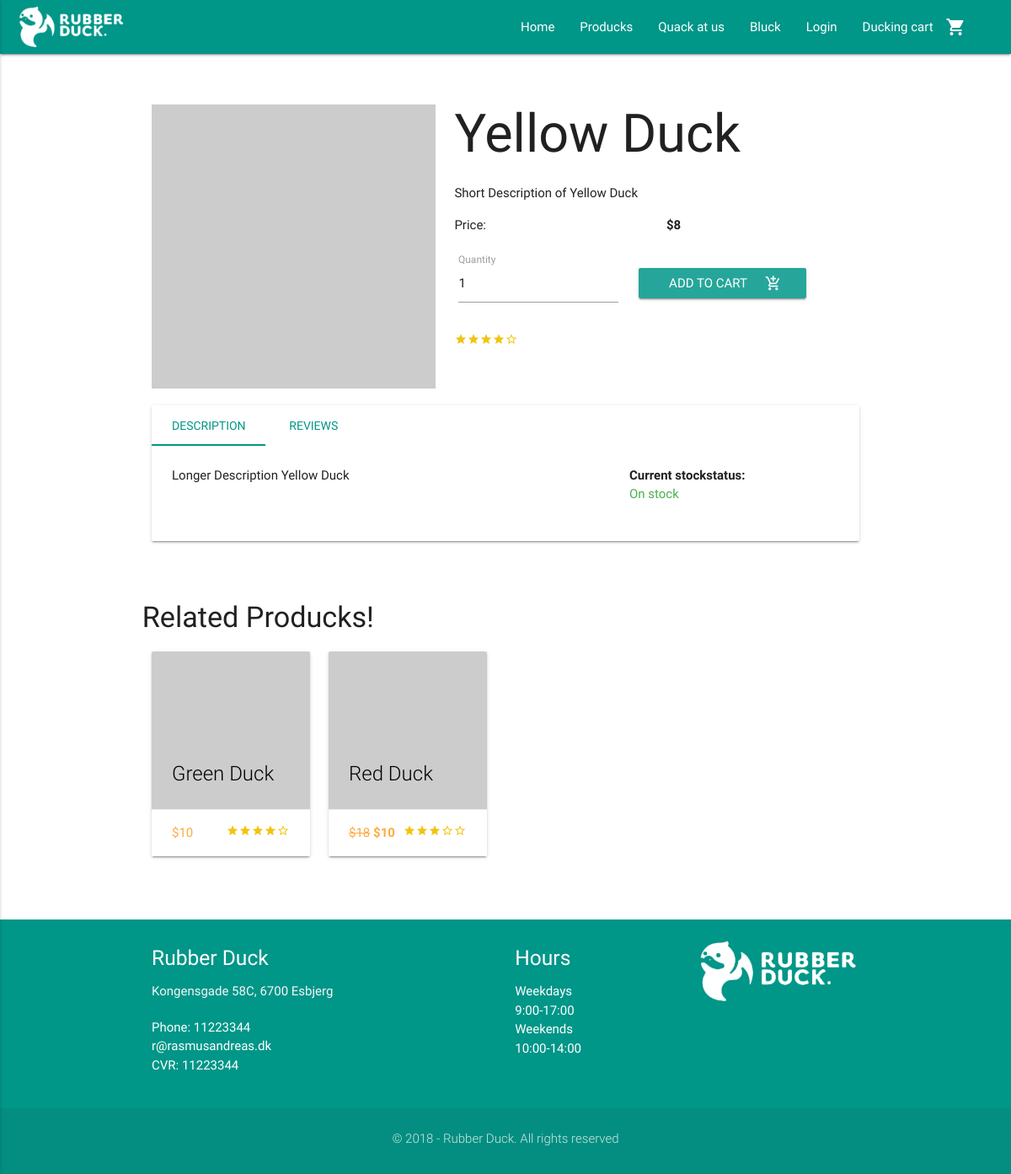
Screenshot of /view/product.php?item=1113 with the database file from the repository.
### tables this page shows
CREATE TABLE BasicPageInfo (
  CVR int NOT NULL PRIMARY KEY,
  LogoURL varchar(255) NOT NULL,
  ShopName varchar(255) NOT NULL,
  AboutUsText TEXT NULL,
  Email varchar(255) NULL,
  Phone int NULL,
  Street varchar(255) NULL,
  HouseNumber varchar(255) NULL,
  StripeToken varchar(255) NULL,
  ProductsSeoTitle varchar(255) NULL,
  ProductsMetaDescription varchar(255) NULL,
  BlogSeoTitle varchar(255) NULL,
  BlogMetaDescription varchar(255) NULL,
  ContactSeoTitle varchar(255) NULL,
  ContactMetaDescription varchar(255) NULL,
  HomeSeoTitle varchar(255) NULL,
  HomeMetaDescription varchar(255) NULL,
  ZipCode int(20) NOT NULL  
);

CREATE TABLE ProductImg (
  ItemNumber varchar(255) NOT NULL,
  ImgID int NOT NULL,
  IsPrimary boolean NULL,
  CONSTRAINT PK_DisplaysOnProduct PRIMARY KEY (ItemNumber, ImgID),
  FOREIGN KEY (ItemNumber) REFERENCES Product (ItemNumber),
  FOREIGN KEY (ImgID) REFERENCES ImgGallery (ImgID)
);

CREATE TABLE Product (
  ItemNumber varchar(255) NOT NULL PRIMARY KEY,
  ProductName varchar(255) NOT NULL,
  StockStatus int NOT NULL,
  ShortDescription varchar(255) NOT NULL,
  LongDescription TEXT NOT NULL,
  Price FLOAT(2) NOT NULL,
  OfferPrice FLOAT(2) NULL,
  SeoTitle varchar(255) NULL,
  MetaDescription varchar(255) NULL,
  ProductStatus boolean NOT NULL,
  CreationDate DATE NOT NULL,
  UserEmail varchar(255) NOT NULL,  
  ProductCategoryID int NOT NULL  
);

CREATE TABLE ZipCode (
    ZipCode int(20) NOT NULL PRIMARY KEY,
    City varchar(255)
);

CREATE TABLE Hours (
  HoursID int AUTO_INCREMENT NOT NULL PRIMARY KEY,
  Open varchar(255) NOT NULL,
  Close varchar(255) NOT NULL,
  Day varchar(255) NULL
);

### model/contactDAO.php (called while the page is built, shortened)
<?php
    function getPageInfo() {
        try {
            $conn = DB::connect();
            $handle = $conn->prepare("SELECT BasicPageInfo.* , ZipCode.City FROM `BasicPageInfo` INNER JOIN ZipCode ON ZipCode.ZipCode = BasicPageInfo.ZipCode");
            $handle->execute();
            $result = $handle->fetchAll( \PDO::FETCH_ASSOC );
            return $result;
        }
        catch(\PDOException $ex) {
            return print($ex->getMessage());
        }
    }
    function getHours() {
        try {
            $conn = DB::connect();
            $handle = $conn->prepare("SELECT * FROM Hours");
            $handle->execute();
            $result = $handle->fetchAll( \PDO::FETCH_ASSOC );
            return $result;
        }
        catch(\PDOException $ex) {
            return print($ex->getMessage());
        }
    }

### includes/loginCustomer/session.php (called while the page is built, shortened)
<?php
	function logged_in() {
		return isset($_SESSION['CustomerEmail']);
	}
?>

### admin/class/Security.php (called while the page is built)
<?php
class Security {
  static function secureString($input) {
    $nohtml = filter_var($input, FILTER_SANITIZE_STRING);
    $trimmed = trim($nohtml);
    return $trimmed;
  }
}

### model/productDAO.php (called while the page is built, shortened)
<?php
function getCurrentProduct($itemNumber) {
    try {
        $conn = DB::connect();
        $secItem = Security::secureString($itemNumber);
        $statement = "SELECT Product.*, ImgGallery.URL, ProductImg.IsPrimary FROM Product INNER JOIN ProductImg ON ProductImg.ItemNumber = Product.ItemNumber INNER JOIN ImgGallery ON ImgGallery.ImgID = ProductImg.ImgID WHERE Product.ItemNumber = :ItemNumber";
        $handle = $conn->prepare($statement);
        $handle->bindParam(":ItemNumber", $secItem);
        $handle->execute();
        $result = $handle->fetchAll( \PDO::FETCH_ASSOC );
        return $result;
    }
    catch(\PDOException $ex) {
        return print($ex->getMessage());
    }
}
function getRelatedProducts($productCat, $itemNumber) {
    try {
        $conn = DB::connect();
        $itemNumber = Security::secureString($itemNumber);
        $productCat = Security::secureString($productCat);
        $statement = "SELECT ProductImg.IsPrimary, ImgGallery.*, Product.* FROM `Product` INNER JOIN `ProductImg` ON Product.ItemNumber = ProductImg.ItemNumber INNER JOIN `ImgGallery` ON ProductImg.ImgID = ImgGallery.ImgID WHERE IsPrimary = 1 AND Product.ProductStatus = 1 AND Product.ProductCategoryID = :ProductCategoryID AND NOT Product.ItemNumber = :ItemNumber LIMIT 4";
        $handle = $conn->prepare($statement);
        $handle->bindParam(":ProductCategoryID", $productCat);
        $handle->bindParam(":ItemNumber", $itemNumber);
        $handle->execute();
        $result = $handle->fetchAll( \PDO::FETCH_ASSOC );
        return $result;
    }
    catch(\PDOException $ex) {
        return print($ex->getMessage());
    }
}

### view/product.php (the view, shortened to what this page needs)
<?php
require_once("../includes/header.php");
require_once("../model/productDAO.php");
require_once('../model/productsDAO.php');
$productImgs = getCurrentProduct($_GET["item"]);
$currentItem = $productImgs[0];
  ?>
  <?php
$related = getRelatedProducts($currentItem["ProductCategoryID"], $currentItem["ItemNumber"]);
?>
  <div class="container product-container">
    <div class="row">
      <div class="col s12 m5 product-img">
        <div class="productimage-cnt">
            <?php foreach ($productImgs as $img) {
                if($img["IsPrimary"] == 1) { ?>
                    <img class="responsive-img materialboxed primary-img" src="<?php echo $img["URL"]; ?>" alt="<?php echo $currentItem["ProductName"]; ?>">
                <?php }
              } ?>
        </div>
      </div>
      <div class="col s12 m7">
        <h1 class="product-title"><?php echo $currentItem["ProductName"]; ?></h1>
        <div class="short-desc">
          <?php echo $currentItem["ShortDescription"]; ?>
        </div>
        <div class="row">
          <div class="col s6">
            <p>Price:</p>
          </div>
          <div class="col s6 right">
            <?php
            if ($currentItem["OfferPrice"] != NULL && $currentItem["OfferPrice"] != 0) {
            ?>
            <p><strike>$<?php echo $currentItem["Price"]; ?></strike><b> $<?php echo $currentItem["OfferPrice"]; ?></b></p>
            <?php
            } else {
            ?>
            <p><b>$<?php echo $currentItem["Price"]; ?></b></p>
            <?php
            }
            ?>
          </div>
          <div class="col s12">
            <form class="" action="" method="post">
              <div class="input-field inline cart_quantity">
                <input name="amount" id="quantity" type="number" value="1">
                <label for="quantity">Quantity</label>
              </div>
              <a class="waves-effect waves-light btn cart-btt"><input class="presscart" type="submit" name="submitcart" value="Add to cart"><i class="material-icons right">add_shopping_cart</i></a>
            </form>
          </div>
          <div class="col s12 avr-review">
            <?php
              echo getReviewForProduct($_GET["item"]);
            ?>
          </div>
        </div>
      </div>
    </div>
    <div class="card">
      <div class="card-tabs">
        <ul class="tabs">
          <li class="tab"><a href="#description">Description</a></li>
          <li class="tab"><a href="#reviews">Reviews</a></li>
        </ul>
      </div>
      <div class="card-content">
        <div id="description">
          <div class="row">
            <div class="col s12 m8">
              <?php echo $currentItem["LongDescription"]; ?>
            </div>
            <div class="col s12 m4">
              <p><b>Current stockstatus:</b></p>
              <?php
              if ($currentItem["StockStatus"] > 50) {
                echo "<p class='green-text'>On stock</p>";
              } else if ($currentItem["StockStatus"] > 10) {
                echo "<p class='yellow-text'>Low stock!</p>";
              } else {
                echo "<p class='red-text'>Almost out of stock!</p>";
              }
              ?>
            </div>
          </div>
        </div>
      </div>
    </div>
      <div class="outer row">
              <h4>Related Producks!</h4>
              <?php
              foreach($related as $row) {
                  $itemNumber = $row["ItemNumber"];
                  ?>
                  <a href="product.php?item=<?php echo $itemNumber; ?>">
                      <div class="col m3 s12">
                          <div class="card">
                              <div class="card-image">
                                  <img src="<?php echo $row["URL"]; ?>">
                                  <span class="card-title" style="color: #000000;"><?php echo $row["ProductName"]; ?></span>
                              </div>
                              <div class="card-action">
                                  <?php if ($row["OfferPrice"] != NULL && $row["OfferPrice"] != 0) {
                                      ?>
                                      <p class="price"><strike>$<?php echo $row["Price"]; ?></strike><b> $<?php echo
                                              $row["OfferPrice"];
                                              ?></b></p>
                                      <?php
                                  } else {
                                      ?>
                                      <p class="price">$<?php echo $row["Price"]; ?></p>
                                      <?php
                                  }
                                  ?>
                                  <div class="stars right">
                                      <?php
                                      echo getReviewForProduct($itemNumber);
                                      ?>
                                  </div>
                              </div>
                          </div>
                      </div>
                  </a>
                  <?php
              }
              ?>
      </div>
  </div>
<?php require_once("../includes/footer.php") ?>

### includes/header.php (shortened to what this page needs)
<?php
require_once("../admin/class/Security.php");
require_once("../includes/loginCustomer/session.php");
require_once("../model/contactDAO.php");
$pageInfo = getPageInfo();
?>
<!DOCTYPE html>
  <html>
    <html lang="en">
    <head>
      <?php require_once("../includes/seo.php"); ?>
      <link type="text/css" rel="stylesheet" href="../css/materialize.min.css"  media="screen,projection"/>
      <link type="text/css" rel="stylesheet" href="../css/custom/custom.css" />
    </head>
    <body>
      <nav class="teal">
        <div class="nav-wrapper">
            <?php if(isset($pageInfo[0]["LogoURL"]) && !empty($pageInfo[0]["LogoURL"])) : ?>
              <a href="../index.php" class="brand-logo"><img class="responsive-img" style="max-height: 64px!important; padding: 4px 0!important;" src="<?php echo $pageInfo[0]['LogoURL']; ?>"></a>
            <?php elseif(isset($pageInfo[0]["ShopName"]) && !empty($pageInfo[0]["ShopName"])) : ?>
              <a href="../index.php" class="brand-logo"><?php echo $pageInfo[0]["ShopName"]; ?></a>
            <?php else : ?>
              <a href="../index.php" class="brand-logo">Shopname</a>
            <?php endif; ?>
          <ul class="right hide-on-med-and-down">
            <li><a href="../index.php">Home</a></li>
            <li><a href="products.php">Producks</a></li>
            <li><a href="contact.php">Quack at us</a></li>
            <li><a href="blog.php">Bluck</a></li>
            <?php
              if (logged_in() == true) {
            ?>
            <li><a class="dropdown-button" href="" data-activates="dropdown1"><?php echo $_SESSION["FirstName"]; ?><i class="material-icons right">arrow_drop_down</i></a></li>
            <?php
              } else {
            ?>
            <li><a href="login.php">Login</a></li>
            <?php
              }
            ?>
            <li><a href="cart.php">Ducking cart<i class="material-icons right">shopping_cart</i></a></li>
            <?php
              if(isset($_SESSION["cart"])) {
                $amountInCart = count($_SESSION["cart"]);
                if ($amountInCart > 0) {
                ?>
                  <li class="cartamount"><a class="cartamount"><?php echo $amountInCart; ?></a></li>
                <?php
                } else {
                  ?>
                    <li class="cartamount"><a class="cartamount" style="color: transparent;">0</a></li>
                  <?php
                }
              } else {
                ?>
                  <li class="cartamount"><a class="cartamount" style="color: transparent;">0</a></li>
                <?php
              }
            ?>
          </ul>
        </div>
      </nav>

### model/productsDAO.php (shortened to what this page needs)
<?php
function getReviewForProduct($itemNumber) {
    try {
         $conn = DB::connect();
         $secItem = Security::secureString($itemNumber);
         $ratingResult = "SELECT `Rating` FROM `Review` WHERE ItemNumber = :ItemNumber";
         $handle = $conn->prepare($ratingResult);
         $handle->bindParam("ItemNumber",$secItem);
         $handle->execute();
         $ratings = $handle->fetchAll( \PDO::FETCH_ASSOC );
         $rated = 0;
         $divide = count($ratings);
         foreach ($ratings as $ratingrow) {
             $rating = $ratingrow["Rating"];
             $rated = $rated + $rating;
         }
         if ($divide > 0) {
             $rated = $rated / $divide;
             $rated = round($rated);
             $i = 1;
             $ratedRemaining = 5 - $rated;
             $i2 = 1;
             while ($i <= $rated) {
                 echo "<i class='material-icons tiny rated'>star</i>";
                 $i++;
             }
             while($i2 <= $ratedRemaining) {
                 echo "<i class='material-icons tiny rated'>star_border</i>";
                 $i2++;
             }
         } else {
             $i3 = 1;
             while($i3 <= 5) {
                 echo "<i class='material-icons tiny rated'>star_border</i>";
                 $i3++;
             }
         }
     } catch(\PDOException $ex) {
         print($ex->getMessage());
     }
}
?>

### includes/footer.php (shortened to what this page needs)
<?php require_once ('../model/contactDAO.php');
$pageInfo = getPageInfo();
$hours = getHours();
?>
<footer class="page-footer teal">
      <div class="container">
        <div class="row">
          <div class="col s12 m4">
            <h5 class="white-text"><?php echo $pageInfo[0]["ShopName"];?> </h5>
            <p class="grey-text text-lighten-4">
                <?php echo $pageInfo[0]["Street"] . " " . $pageInfo[0]["HouseNumber"] . ", " . $pageInfo[0]["ZipCode"] . " " . $pageInfo[0]["City"]; ?>
            </p>
              <p>
                Phone: <?php echo $pageInfo[0]["Phone"] ?>
                <br>
                <?php echo $pageInfo[0]["Email"] ?>
                <br>
                CVR: <?php echo $pageInfo[0]["CVR"] ?></p>
          </div>
          <div class="col s12 m3 offset-m2">
            <h5 class="white-text">Hours</h5>
            <ul>
              <?php
              foreach ($hours as $row) {
              ?>
              <li><?php echo $row["Day"] . "<br>" . $row["Open"] . "-" . $row["Close"]; ?></li>
              <?php
              }
              ?>
            </ul>
          </div>
          <div class="col s12 m3">
            <img class="responsive-img" src="<?php echo $pageInfo[0]["LogoURL"]; ?>">
          </div>
        </div>
      </div>
      <div class="footer-copyright">
        <div class="container">
          <p class="center">&copy; <?php echo date("Y");?> - <?php echo $pageInfo[0]["ShopName"]; ?>. All rights reserved</p>
        </div>
      </div>
    </footer>
  </body>
</html>

### css/custom/custom.css (style rules this page uses)
body { position: relative; }
p { margin-bottom: 20px; }
nav .brand-logo { display: inline-block; padding-left: 20px; }
.product-container { margin-top: 60px; }
.brand-logo { display: block; margin-right: 20px; }
footer { margin: 0; }
h1.product-title { margin-top: 0; }
.rated { color: #f1c40f; }
.primary-img { width: 100%; }
.tabs .tab a { color: #009688; }
.tabs .tab a.active { color: #009688; }
.cart-btt { margin-left: 20px; }
.avr-review { margin-top: 20px; }
.price { color: #ffab40; -webkit-transition: color .3s ease; transition: color .3s ease; text-transform: uppercase; margin: 0 0 0 0; display: inline; }
.outer { width: 100%; margin: 0; padding: 40px 0 60px 0; }

### rows the page displays
basicpageinfo: LogoURL (picture), ShopName "Rubber Duck", Street "Kongensgade", HouseNumber "58C", ZipCode "6700", ZipCode.City "Esbjerg", Phone "11223344", Email "r@rasmusandreas.dk", CVR "11223344"
productimg: IsPrimary 1 (drawn), ItemNumber.ProductName "Yellow Duck", ItemNumber.ShortDescription "Short Description of Yellow Duck", ItemNumber.Price "8", ItemNumber.LongDescription "Longer Description Yellow Duck"
productimg: ItemNumber.ProductName "Green Duck", ItemNumber.Price "10"
productimg: ItemNumber.ProductName "Red Duck", ItemNumber.Price "18", ItemNumber.OfferPrice "10"
hours: Day "Weekdays", Open "9:00", Close "17:00"
hours: Day "Weekends", Open "10:00", Close "14:00"
